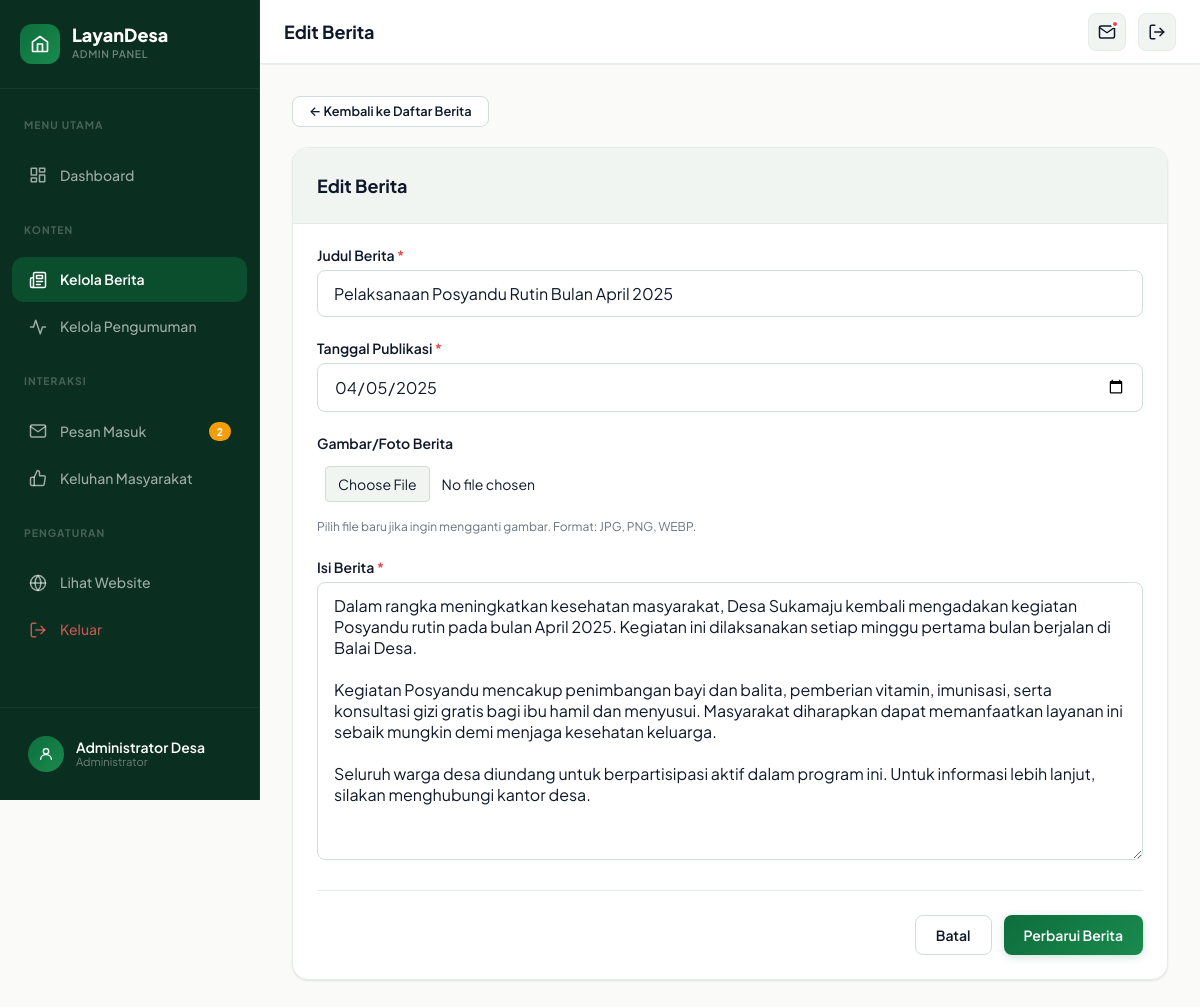
The app's page /admin/berita-edit.php?id=1 (signed in) with its own data.
### tables this page shows
CREATE TABLE IF NOT EXISTS berita (
    id INT AUTO_INCREMENT PRIMARY KEY,
    judul VARCHAR(255) NOT NULL,
    isi TEXT NOT NULL,
    gambar VARCHAR(255) DEFAULT NULL,
    tanggal DATE NOT NULL,
    created_at TIMESTAMP DEFAULT CURRENT_TIMESTAMP
);

### admin/berita-edit.php (the view, shortened to what this page needs)
<?php
require_once 'layout.php';
$id = isset($_GET['id']) ? (int)$_GET['id'] : 0;
$stmt = $pdo->prepare("SELECT id, judul, isi, gambar, tanggal FROM berita WHERE id = :id LIMIT 1");
$stmt->execute([':id' => $id]);
$berita = $stmt->fetch();
?>
<div class="btn-back-wrap">
    <a href="berita.php" class="btn-admin btn-admin-secondary btn-admin-sm">&larr; Kembali ke Daftar Berita</a>
</div>
<div class="form-card">
    <div class="form-card-header">
        <h2>Edit Berita</h2>
    </div>
    <div class="form-card-body">
        <form class="admin-form" method="POST" action="berita-edit.php?id=<?= $id ?>" enctype="multipart/form-data" data-validate>
            <div class="form-group">
                <label for="judul">Judul Berita <span class="req">*</span></label>
                <input type="text" id="judul" name="judul"
                       placeholder="Judul berita"
                       value="<?= htmlspecialchars($berita['judul']) ?>"
                       maxlength="255" required>
            </div>
            <div class="form-group">
                <label for="tanggal">Tanggal Publikasi <span class="req">*</span></label>
                <input type="date" id="tanggal" name="tanggal"
                       value="<?= htmlspecialchars($berita['tanggal']) ?>" required>
            </div>
            <div class="form-group">
                <label for="gambar">Gambar/Foto Berita</label>
                <input type="file" id="gambar" name="gambar"
                       accept="image/jpeg, image/png, image/webp"
                       class="file-input">
                <div class="field-hint">Pilih file baru jika ingin mengganti gambar. Format: JPG, PNG, WEBP.</div>
            </div>
            <div class="form-group">
                <label for="isi">Isi Berita <span class="req">*</span></label>
                <textarea id="isi" name="isi" rows="12"
                          placeholder="Isi berita..." required><?= htmlspecialchars($berita['isi']) ?></textarea>
            </div>
            <div class="form-actions">
                <a href="berita.php" class="btn-admin btn-admin-secondary" id="btn-batal-edit-berita">Batal</a>
                <button type="submit" class="btn-admin btn-admin-primary" id="btn-update-berita">
                    Perbarui Berita
                </button>
            </div>
        </form>
    </div>
</div>
<?php require_once 'layout_end.php'; ?>

### records on screen
berita: judul "Pelaksanaan Posyandu Rutin Bulan April 2025", tanggal "04/05/2025", isi "Dalam rangka meningkatkan kesehatan masyarakat, Desa Sukamaju kembali mengadakan kegiatan Posyandu rutin pada bulan April 2025. Kegiatan ini dilaksanakan setiap minggu pertama bulan berjalan di Balai Desa. Kegiatan Posyandu mencakup penimbangan bayi dan balita, pemberian vitamin, imunisasi, serta konsultasi gizi gratis bagi ibu hamil dan menyusui. Masyarakat diharapkan dapat memanfaatkan layanan ini sebaik mungkin demi menjaga kesehatan keluarga. Seluruh warga desa diundang untuk berpartisipasi aktif dalam program ini. Untuk informasi lebih lanjut, silakan menghubungi kantor desa."

### other values on screen
$unreadCount "2"
$adminName "Administrator Desa"
$pageTitle "Edit Berita"
